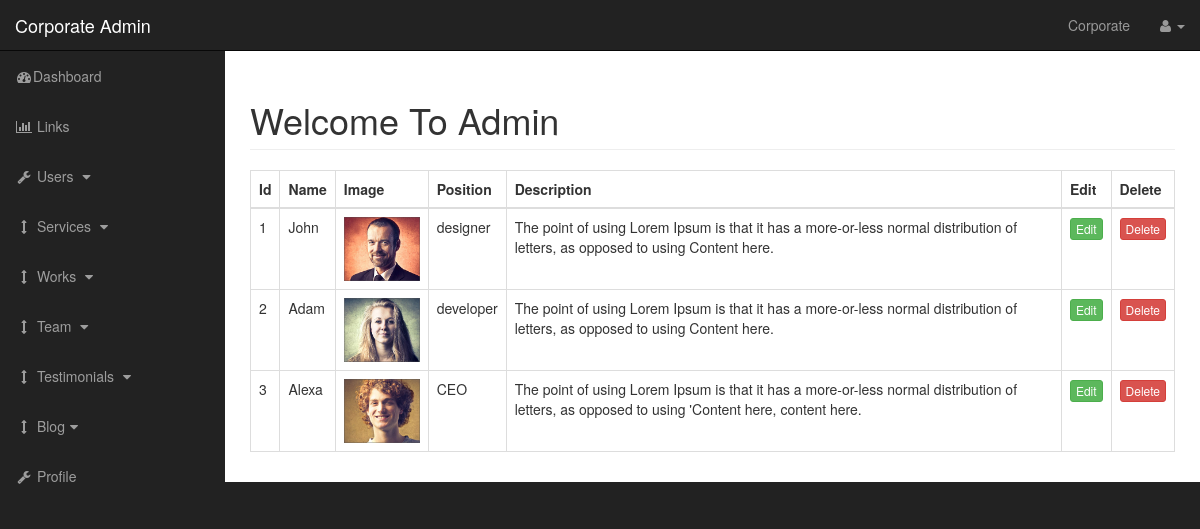
The app's page /admin/testimonials.php with its own data.
### tables this page shows
CREATE TABLE `testimonials` (
  `testimonials_id` int(11) NOT NULL,
  `testimonials_name` varchar(255) NOT NULL,
  `testimonials_image` varchar(255) NOT NULL,
  `testimonials_position` varchar(255) NOT NULL,
  `testimonials_desc` text NOT NULL
);

### admin/includes/view_all_testimonials.php (the view, shortened to what this page needs)
<form method="post">
    <table class="table table-bordered table-hover">
        <thead>
            <tr>
                <th>Id</th>
                <th>Name</th>
                <th>Image</th>
                <th>Position</th>
                <th>Description</th>
                <th>Edit</th>
                <th>Delete</th>
            </tr>
        </thead>
        <tbody>
        <?php
        $query = "SELECT * FROM testimonials";
        $select_testimonials = mysqli_query($connection, $query);
        while($row = mysqli_fetch_assoc($select_testimonials)) {
            $testimonials_id       = $row['testimonials_id'];
            $testimonials_name     = $row['testimonials_name'];
            $testimonials_image    = $row['testimonials_image'];
            $testimonials_position = $row['testimonials_position'];
            $testimonials_desc     = $row['testimonials_desc'];
            echo "<tr>";
                echo "<td>{$testimonials_id}</td>";
                echo "<td>{$testimonials_name}</td>";
                echo "<td><img width= '100' class='img-responsive' src='../img/team/{$testimonials_image}' alt='image'></td>";
                echo "<td>{$testimonials_position}</td>";
                echo "<td>{$testimonials_desc}</td>";
                echo "<td><a class='btn btn-success btn-xs' href='testimonials.php?source=edit_testimonials&p_id={$testimonials_id}'>Edit</a></td>";
                echo "<td><a onClick=\"javascript: return confirm('Are you sure you want to delete?'); \" class='btn btn-danger btn-xs' href='testimonials.php?delete={$testimonials_id}'>Delete</a></td>";
            echo "</tr>";
        }
        ?>
        </tbody>
    </table>
</form>

### admin/css/sb-admin.css (style rules this page uses)
body { margin-top: 100px; background-color: #222; }
@media (min-width:768px) { body { margin-top: 50px; } }

### records on screen
testimonials: testimonials_id "1", testimonials_name "John", testimonials_image (picture), testimonials_position "designer", testimonials_desc "The point of using Lorem Ipsum is that it has a more-or-less normal distribution of letters, as opposed to using Content here."
testimonials: testimonials_id "2", testimonials_name "Adam", testimonials_image (picture), testimonials_position "developer", testimonials_desc "The point of using Lorem Ipsum is that it has a more-or-less normal distribution of letters, as opposed to using Content here."
testimonials: testimonials_id "3", testimonials_name "Alexa", testimonials_image (picture), testimonials_position "CEO", testimonials_desc "The point of using Lorem Ipsum is that it has a more-or-less normal distribution of letters, as opposed to using 'Content here, content here."
